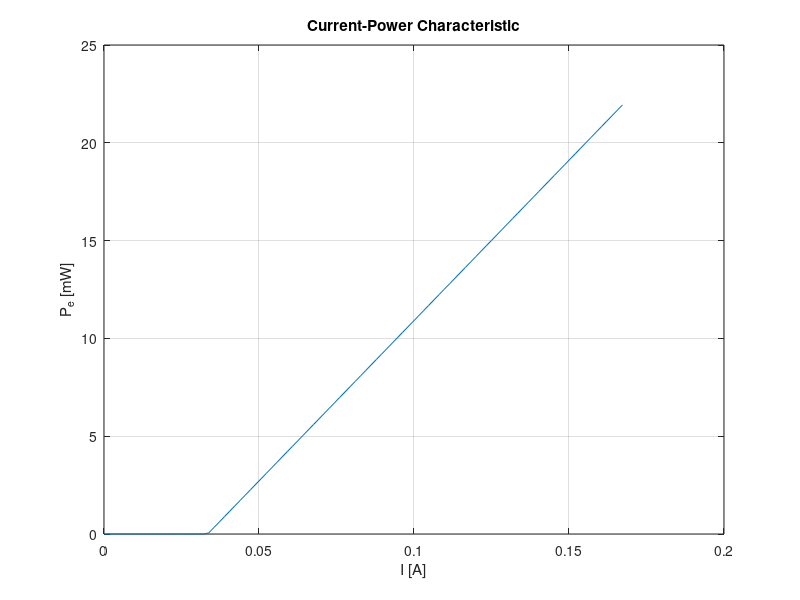

The MATLAB source for this figure: (Note: this script raises an error after producing the figure.)
%% Parameter initialization
clear;clc
    V = 1.5e-16;
    N0 = 1.5e8;
    G = 0.4;
    b = 0.01;
    tc = 1e-9;
    tp = 3e-12;
    eNL = 3.33e-7;
    s0 = 2.5e-20;
    L = 300e-6;
    c = 3e8;
    vg = c/3.527;
    g0 = s0*vg;
    R = 0.3;
    lamda = 1.55e-6;
    e = 1.6021e-19; 
    h = 6.626e-34;

%% (i)
Nth = N0 + V/(G*g0*tp);
Ith = e*Nth/tc;

I = linspace(0,5*Ith,100);
Ph = G*tp*(I-Ith)/e;
Pe_theoretical = vg*log(1/R)*h*c*Ph/(2*L*lamda);
Pe_theoretical(I<Ith) = 0;
plot(I,1e3*Pe_theoretical)
xlabel('I [A]'), ylabel('P_e [mW]')
title('Current-Power Characteristic')
grid on

%% (ii)
xsol = [0 0];
for k = 1:length(I)
    current = I(k);
    xsol = fsolve(@(x)NPsolve(x,current),xsol);
    N(k) = xsol(1);
    P(k) = xsol(2);
end

Pe_fsolve = vg*log(1/R)*h*c*P/(2*L*lamda);
hold on, grid on
plot(I,1e3*Pe_fsolve)
xlabel('I [A]'), ylabel('P_e [mW]')
title('Current-Power Characteristic')
legend('Pe(i)','Pe(ii)')
hold off

% error
error = sum((Pe_fsolve-Pe_theoretical).^2)/length(Pe_fsolve)
    
    